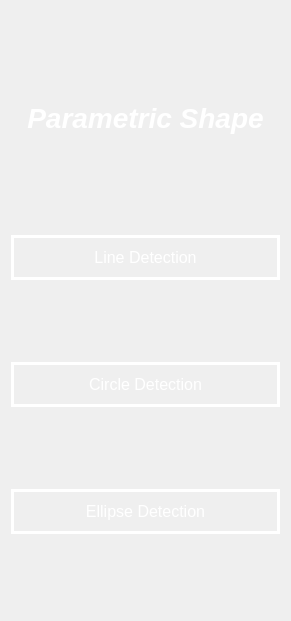
   <widget class="QGroupBox" name="sidebar_2_layout">
    <property name="geometry">
     <rect>
      <x>0</x>
      <y>90</y>
      <width>291</width>
      <height>621</height>
     </rect>
    </property>
    <property name="styleSheet">
     <string notr="true">QGroupBox{
	color: rgb(255, 255, 255);
	border :none;
}</string>
    </property>
    <property name="title">
     <string/>
    </property>
    <layout class="QVBoxLayout" name="verticalLayout_4">
     <property name="spacing">
      <number>10</number>
     </property>
     <item>
      <widget class="QLabel" name="parametric_shape_label">
       <property name="minimumSize">
        <size>
         <width>0</width>
         <height>55</height>
        </size>
       </property>
       <property name="maximumSize">
        <size>
         <width>16777215</width>
         <height>70</height>
        </size>
       </property>
       <property name="font">
        <font>
         <family>MS Sans Serif</family>
         <pointsize>21</pointsize>
         <weight>75</weight>
         <italic>true</italic>
         <bold>true</bold>
        </font>
       </property>
       <property name="styleSheet">
        <string notr="true">QLabel{
	color: rgb(255, 255, 255);

}</string>
       </property>
       <property name="text">
        <string>Parametric Shape</string>
       </property>
       <property name="alignment">
        <set>Qt::AlignCenter</set>
       </property>
      </widget>
     </item>
     <item>
      <widget class="QPushButton" name="line_detection_button">
       <property name="minimumSize">
        <size>
         <width>0</width>
         <height>45</height>
        </size>
       </property>
       <property name="font">
        <font>
         <pointsize>12</pointsize>
         <weight>50</weight>
         <bold>false</bold>
        </font>
       </property>
       <property name="cursor">
        <cursorShape>PointingHandCursor</cursorShape>
       </property>
       <property name="styleSheet">
        <string notr="true">QPushButton {
                                            color: rgb(255, 255, 255);

                                            border: 3px solid rgb(255, 255, 255);
                                            }
                                            QPushButton:hover {
                                            border-color:rgb(5, 255, 142);
										  color: rgb(5, 255, 142);
                                            }</string>
       </property>
       <property name="text">
        <string>Line Detection</string>
       </property>
      </widget>
     </item>
     <item>
      <widget class="QPushButton" name="circle_detection_button">
       <property name="minimumSize">
        <size>
         <width>0</width>
         <height>45</height>
        </size>
       </property>
       <property name="font">
        <font>
         <pointsize>12</pointsize>
         <weight>50</weight>
         <bold>false</bold>
        </font>
       </property>
       <property name="cursor">
        <cursorShape>PointingHandCursor</cursorShape>
       </property>
       <property name="styleSheet">
        <string notr="true">QPushButton {
                                            color: rgb(255, 255, 255);

                                            border: 3px solid rgb(255, 255, 255);
                                            }
                                            QPushButton:hover {
                                            border-color:rgb(5, 255, 142);
										  color: rgb(5, 255, 142);
                                            }</string>
       </property>
       <property name="text">
        <string>Circle Detection</string>
       </property>
      </widget>
     </item>
     <item>
      <widget class="QPushButton" name="ellipse_detection_button">
       <property name="minimumSize">
        <size>
         <width>0</width>
         <height>45</height>
        </size>
       </property>
       <property name="font">
        <font>
         <pointsize>12</pointsize>
         <weight>50</weight>
         <bold>false</bold>
        </font>
       </property>
       <property name="cursor">
        <cursorShape>PointingHandCursor</cursorShape>
       </property>
       <property name="styleSheet">
        <string notr="true">QPushButton {
                                            color: rgb(255, 255, 255);

                                            border: 3px solid rgb(255, 255, 255);
                                            }
                                            QPushButton:hover {
                                            border-color:rgb(5, 255, 142);
										  color: rgb(5, 255, 142);
                                            }</string>
       </property>
       <property name="text">
        <string>Ellipse Detection</string>
       </property>
      </widget>
     </item>
    </layout>
   </widget>
